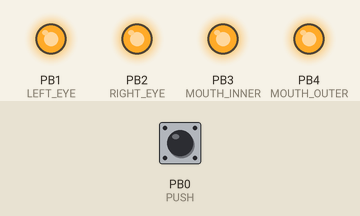
A program run on a simulated ATtiny85, built with avr-gcc and run on an emulated ATtiny85. On the bench: output pins drawn as LEDs (lit = HIGH). Dashed ring = blinking. Inputs (shaded band) come from the test bench; at power-on: PB0 (PUSH) HIGH. EEPROM starts erased.

Above: at 1.2 s.
1.3 s: PB0 (PUSH) pulled LOW for 0.15 s
At 2.25 s:
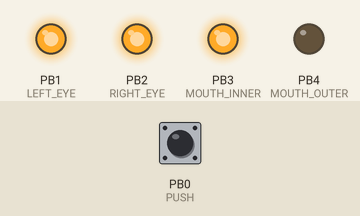
4.4 s: PB0 (PUSH) pulled LOW for 1 s
At 5.87 s:
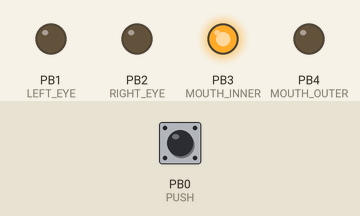
8.2 s: PB0 (PUSH) pulled LOW for 0.15 s
At 17.14 s:
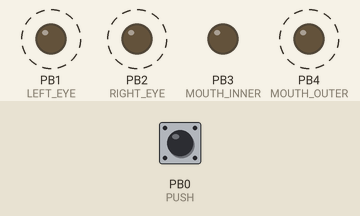
Timing chart, 0 to 17.2 s (numbered marks = the images above; inputs shaded):
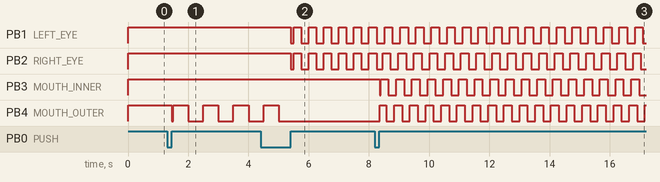

The program:

main.cpp
```cpp
#include <Arduino.h>
#include <EEPROM.h>
#include <Bounce2.h>

#define LEFT_EYE    1
#define RIGHT_EYE   2
#define MOUTH_INNER 3
#define MOUTH_OUTER 4

#define PUSH 0

uint16_t eeprom_mode_address = 0;

Bounce push_button = Bounce();

void reset_LEDs();
void set_status_LED();

uint8_t get_mode();
uint8_t increment_mode();
void animate();

struct step_t{
	uint32_t d;   // Duration of this step
	uint8_t a[4]; // Bit sequence to show on this step
};

const uint8_t num_seqs = 5;
const uint8_t seq_steps = 8;

uint8_t curr_seq = 0;
uint32_t seq_lengths[num_seqs] = {0,0,0};

step_t seqs[num_seqs][seq_steps] = {
	{
		// Sequence 0 = occasional wink
		{4000, {1,1,1,1}},
		{150, {0,1,1,1}},
		{0, {0,0,0,0}},
		{0, {0,0,0,0}},
		{0, {0,0,0,0}},
		{0, {0,0,0,0}},
		{0, {0,0,0,0}},
		{0, {0,0,0,0}}
	},
	{
		// Sequence 1 = smiling up and down
		{0, {1,1,0,0}},
		{500, {1,1,1,0}},
		{500, {1,1,1,1}},
		{500, {1,1,1,0}},
		{500, {1,1,1,1}},
		{0, {0,0,0,0}},
		{0, {0,0,0,0}},
		{0, {0,0,0,0}}
	},
	{
		// Sequence 2 = eyes flashing
		{250, {1,1,1,0}},
		{250, {0,0,1,0}},
		{0, {0,0,0,0}},
		{0, {0,0,0,0}},
		{0, {0,0,0,0}},
		{0, {0,0,0,0}},
		{0, {0,0,0,0}},
		{0, {0,0,0,0}}
	},
	{
		// Sequence 3 = spiral chase
		{65, {0,0,0,1}},
		{65, {0,0,1,1}},
		{65, {0,1,1,1}},
		{65, {1,1,1,1}},
		{65, {1,1,1,0}},
		{65, {1,1,0,0}},
		{65, {1,0,0,0}},
		{65, {0,0,0,0}}
	},
	{
		// Sequence 4 = off
		{1000, {0,0,0,0}},
		{0, {0,0,0,0}},
		{0, {0,0,0,0}},
		{0, {0,0,0,0}},
		{0, {0,0,0,0}},
		{0, {0,0,0,0}},
		{0, {0,0,0,0}},
		{0, {0,0,0,0}}
	}
};

// On bootup
void setup() {
	// Setup pin defs
	pinMode(LEFT_EYE, 	OUTPUT);
	pinMode(RIGHT_EYE, 	OUTPUT);
	pinMode(MOUTH_INNER, OUTPUT);
	pinMode(MOUTH_OUTER, OUTPUT);
	push_button.attach(PUSH,INPUT_PULLUP);

	// Fetch the mode
  	curr_seq = get_mode();

	// Get animation lengths
	for(uint8_t i=0; i<num_seqs; i++){
		for(uint8_t j=0; j<seq_steps; j++){
			seq_lengths[i] += seqs[i][j].d;
		}
	}

}

// the loop function runs over and over again forever
void loop() {

   // Handle button push to advance to next mode
	push_button.update();
   if(push_button.rose()) {
		curr_seq = increment_mode();
   }

	animate();
}

// Simple animation looper
void animate(){
	uint32_t progress = millis() % seq_lengths[curr_seq];
	uint32_t tmp_counter = 0;

	for(uint8_t i=0; i<seq_steps; i++){
		tmp_counter += seqs[curr_seq][i].d;
		if(progress <= tmp_counter){
			digitalWrite(LEFT_EYE, 		seqs[curr_seq][i].a[0]);
			digitalWrite(RIGHT_EYE, 	seqs[curr_seq][i].a[1]);
			digitalWrite(MOUTH_INNER, 	seqs[curr_seq][i].a[2]);
			digitalWrite(MOUTH_OUTER, 	seqs[curr_seq][i].a[3]);
			break;
		}
	}
}


// Turn off everything
void reset_LEDs(){
  digitalWrite(LEFT_EYE, LOW);
  digitalWrite(RIGHT_EYE, LOW);
  digitalWrite(MOUTH_INNER, LOW);
  digitalWrite(MOUTH_OUTER, LOW);
}

// Save and restore the mode from EEPROM
uint8_t get_mode(){
	uint8_t new_mode;
	EEPROM.get(eeprom_mode_address, new_mode);
	if(new_mode >= num_seqs){
		new_mode = 0;
	}
	return new_mode;
}
uint8_t increment_mode(){
	uint8_t new_mode = curr_seq;
	new_mode++;
	if(new_mode >= num_seqs){
		new_mode = 0;
	}
	EEPROM.put(eeprom_mode_address, new_mode);
	return new_mode;
}
```

Measured:
- after the input at 1.3 s, PB1 (LEFT_EYE): stays HIGH (without the input it goes to LOW after 2.7 s); PB4 (MOUTH_OUTER): HIGH → LOW after 0.16 s, then repeats every 1.0 s: HIGH 0.50 s, LOW 0.50 s
- after the input at 4.4 s, PB1 (LEFT_EYE), PB2 (RIGHT_EYE): HIGH → LOW after 1.0 s, then repeats every 0.50 s: HIGH 0.25 s, LOW 0.25 s; PB4 (MOUTH_OUTER): goes on until 5.0 s, then stays LOW
- after the input at 8.2 s, PB3 (MOUTH_INNER): HIGH → LOW after 0.16 s, then repeats every 0.52 s: HIGH 0.26 s, LOW 0.26 s; PB4 (MOUTH_OUTER): alternates HIGH for 0.26 s and LOW for 0.26 s, starting after 0.16 s
